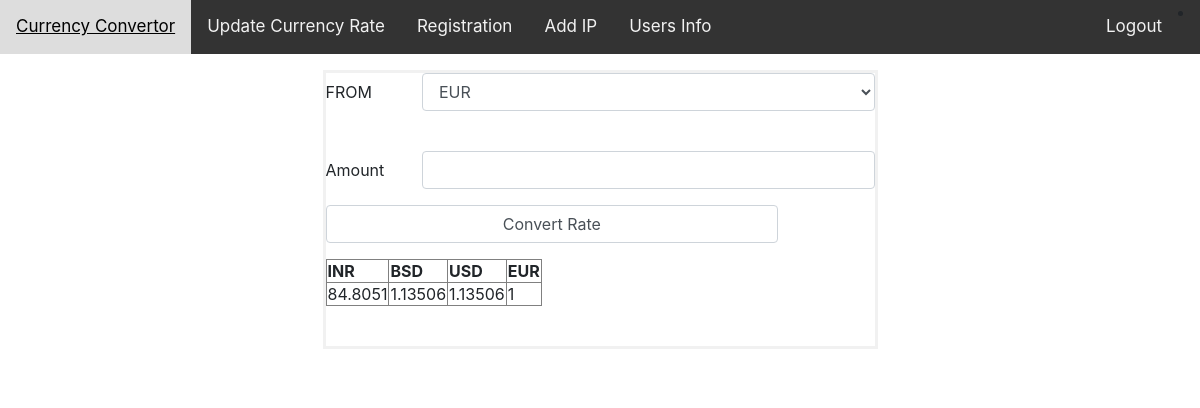
The page /currencyConvertor/currencyConvertor.php on the database its author committed.
### tables this page shows
CREATE TABLE `currency_master` (
  `CURRENCY_ID` int(10) NOT NULL,
  `CURRENCY_CODE` varchar(10) NOT NULL,
  `CURRENCY_DES` varchar(10) NOT NULL,
  `CURRENCY_RATE` float NOT NULL
);

### currencyConvertor/currencyConvertor.php (the view, shortened to what this page needs)
<?php
include "dbConnection.php";
include "header.php";
?>
<!DOCTYPE html>
<html>
<head>
<link rel="stylesheet" type="text/css" href="loginStyle.css">
<link rel="stylesheet"
	href="https://stackpath.bootstrapcdn.com/bootstrap/4.3.1/css/bootstrap.min.css"
>
</head>
<body>
	<div class="container">
		<form role="form" class="frConverter"
			style="max-width: 50%; margin-left: 25%;" action="#" method="POST">
			<div class="form-group row">
				<label for="fromCurrency" class="col-sm-2 col-form-label">FROM</label>
				<div class="col-sm-10">
					<select id="currencyFrom" name="currencyFrom" class="form-control">
<?php
$sql = "SELECT * FROM CURRENCY_MASTER";
$result = mysqli_query($conn, $sql);
if (mysqli_num_rows($result) > 0) {
    while ($row = mysqli_fetch_assoc($result)) {
        ?>
    <div>
	<?php
        if (isset($_POST['currencyFrom'])) {
            if ($row['CURRENCY_CODE'] == $_POST['currencyFrom']) {
                echo '<option value="' . $row['CURRENCY_CODE'] . '" selected>' . $row['CURRENCY_CODE'] . '</option>';
            } else {
                echo '<option value="' . $row['CURRENCY_CODE'] . '">' . $row['CURRENCY_CODE'] . '</option>';
            }
        } else if ($row['CURRENCY_CODE'] == "EUR") {
            echo '<option value="' . $row['CURRENCY_CODE'] . '" selected>' . $row['CURRENCY_CODE'] . '</option>';
        } else {
            echo '<option value="' . $row['CURRENCY_CODE'] . '">' . $row['CURRENCY_CODE'] . '</option>';
        }
        ?>
	</div>
           <?php
}
}
?>
        </select> <br />
				</div>
			</div>
			<div class="form-group row">
				<label for="fromCurrency" class="col-sm-2 col-form-label">Amount</label>
				<div class="col-sm-10">
					<input class="form-control" type="number" step="0.01" id="amount"
						name="amount" oncut="return false" oncopy="return false"
						onpaste="return false" ondrag="return false" ondrop="return false"
						value="<?php echo $_POST['amount'];?>">
				</div>
			</div>
			<div class="form-group row">
				<div class="col-sm-10">
					<button class="form-control">Convert Rate</button>
				</div>
			</div>
			<div class="form-group row" id="exchangeRate">
				<div class="col-sm-10">
					<table border="1">
						<thead>
							<tr>
<?php
$sql = "SELECT * FROM CURRENCY_MASTER";
$result = mysqli_query($conn, $sql);
if (mysqli_num_rows($result) > 0) {
    while ($row = mysqli_fetch_assoc($result)) {
        ?>
		<th> <?php echo $row['CURRENCY_CODE'];?> </th>
		<?php } ?>
		</tr>
						</thead>
						<tbody>
							<tr>
		<?php
    $result1 = mysqli_query($conn, $sql);
    while ($row1 = mysqli_fetch_assoc($result1)) {
        ?>
<td>
<?php
        if (isset($_POST['amount']) && isset($_POST['currencyFrom']) && isset($_COOKIE["convertRate"])) {
            echo $_POST['amount'] / $_COOKIE["convertRate"] * $row1['CURRENCY_RATE'];
        } else {
            echo $row1['CURRENCY_RATE'];
        }
        ?>  </td>
           <?php
}
}
?>
</tr>
						</tbody>
					</table>
					<br />
				</div>
			</div>
		</form>
	</div>
</body>
</html>

### currencyConvertor/header.php (shortened to what this page needs)
<html>
<head>
<link rel="stylesheet" type="text/css" href="loginStyle.css">
</head>
<body>
	<div class="topnav">
		<a href="currencyConvertor.php">Currency Convertor</a> <a
			href="updateCurrencyRate.php">Update Currency Rate</a> <a
			href="registration.php">Registration</a> <a href="ipOperation.php">Add
			IP</a> <a href="userInfo.php">Users Info</a>
		<li style="float: right"><a href="logout.php">Logout</a></li>
	</div>
</body>
</html>

### currencyConvertor/loginStyle.css (style rules this page uses)
body { font-family: Arial, Helvetica, sans-serif; background-color: white; }
* { box-sizing: border-box; }
.container { padding: 16px; background-color: white; }
a { color: dodgerblue; }
form { border: 3px solid #f1f1f1; }
button { background-color: #04AA6D; color: white; padding: 14px 20px; margin: 8px 0; border: none; cursor: pointer; width: 100%; }
.container { padding: 16px; }
.topnav { background-color: #333; overflow: hidden; }
.topnav a { float: left; color: #f2f2f2; text-align: center; padding: 14px 16px; text-decoration: none; font-size: 17px; }

### rows shown on the page
currency_master: CURRENCY_CODE "INR", CURRENCY_RATE "84.8051"
currency_master: CURRENCY_CODE "BSD", CURRENCY_RATE "1.13506"
currency_master: CURRENCY_CODE "USD", CURRENCY_RATE "1.13506"
currency_master: CURRENCY_CODE "EUR", CURRENCY_RATE "1"

### other values the page prints
form field currencyFrom "EUR"
